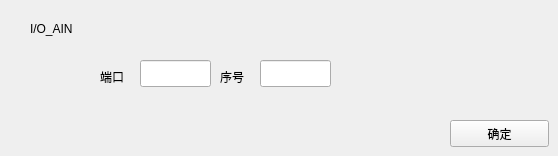
   <widget class="QWidget" name="page_10">
    <widget class="QLabel" name="label_19">
     <property name="geometry">
      <rect>
       <x>30</x>
       <y>20</y>
       <width>67</width>
       <height>17</height>
      </rect>
     </property>
     <property name="text">
      <string>I/O_AIN</string>
     </property>
    </widget>
    <widget class="QLabel" name="label_144">
     <property name="geometry">
      <rect>
       <x>220</x>
       <y>66</y>
       <width>41</width>
       <height>21</height>
      </rect>
     </property>
     <property name="text">
      <string>序号</string>
     </property>
    </widget>
    <widget class="QLineEdit" name="lineEdit_68">
     <property name="geometry">
      <rect>
       <x>260</x>
       <y>60</y>
       <width>71</width>
       <height>27</height>
      </rect>
     </property>
    </widget>
    <widget class="QLabel" name="label_145">
     <property name="geometry">
      <rect>
       <x>100</x>
       <y>66</y>
       <width>41</width>
       <height>21</height>
      </rect>
     </property>
     <property name="text">
      <string>端口</string>
     </property>
    </widget>
    <widget class="QPushButton" name="pushButton_9">
     <property name="geometry">
      <rect>
       <x>450</x>
       <y>120</y>
       <width>99</width>
       <height>27</height>
      </rect>
     </property>
     <property name="text">
      <string>确定</string>
     </property>
    </widget>
    <widget class="QLineEdit" name="lineEdit_8">
     <property name="geometry">
      <rect>
       <x>140</x>
       <y>60</y>
       <width>71</width>
       <height>27</height>
      </rect>
     </property>
    </widget>
   </widget>
